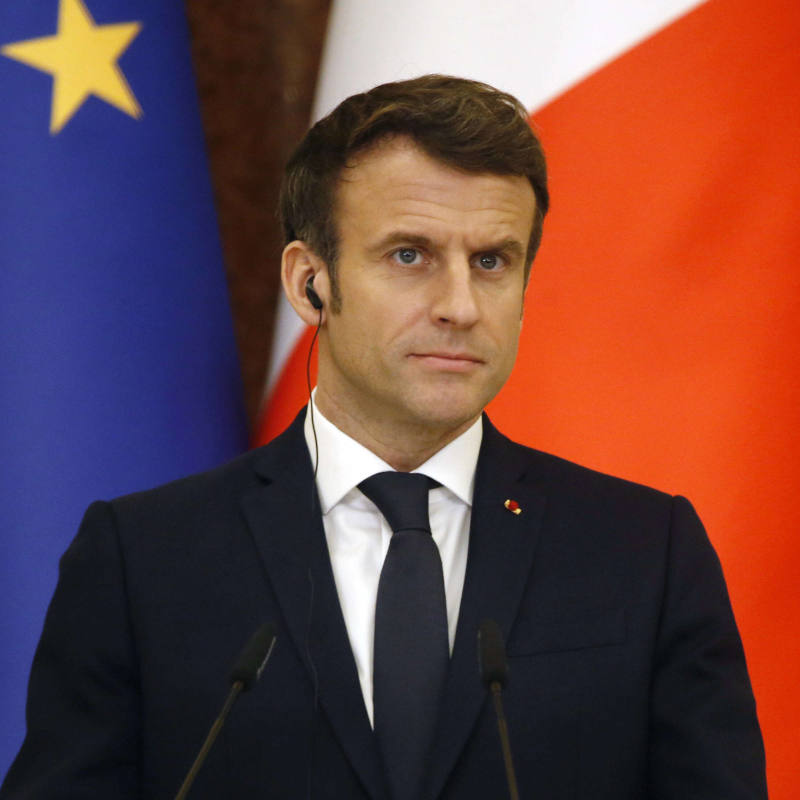
#> input picture world_leader_Image_classification/UI/images/Emmanuel_Macron.jpg, 2400 x 2400 px, found by its file name (shown at 1/3 size)
$ jupyter execute --allow-errors world_leader_classification.ipynb   (shell and % lines are left out)
#> lines starting #> are read from the running program, lines starting #| are printed output that depends on the picture
<h2 style='color:blue' align='center'>World Leaders Image Classification<h2>

Special thanks to Debjyoti Paul (My data scientist friend at Amazon) for help with this project

[cell 1]
import numpy as np
import cv2
import matplotlib
from matplotlib import pyplot as plt
print(" Test your jupyter file ")

<h3 style='color:purple'>(1) Preprocessing: Detect face and eyes</h3>

#### When we look at any image, most of the time we identify a person using a face. An image might contain multiple faces, also the face can be obstructed and not clear. The first step in our pre-processing pipeline is to detect faces from an image. Once face is detected, we will detect eyes, if two eyes are detected then only we keep that image otherwise discard it.</h4>

#### Now how do you detect face and eyes?

We will use haar cascade from opencv for this. Here is an article on this: https://opencv-python-tutroals.readthedocs.io/en/latest/py_tutorials/py_objdetect/py_face_detection/py_face_detection.html?highlight=haar

[cell 2]
img = cv2.imread("E:/World_leader_classification/model/test_images/Emmanuel_Macron.jpg")
#> img is the input picture: shape (2400, 2400, 3); mean B, G, R 64.9, 67.2, 107.9
img.shape  # get shape of image
#> Out = (2400, 2400, 3)

[cell 3]
plt.imshow(img)

[cell 4]
gray = cv2.cvtColor(img, cv2.COLOR_BGR2GRAY)
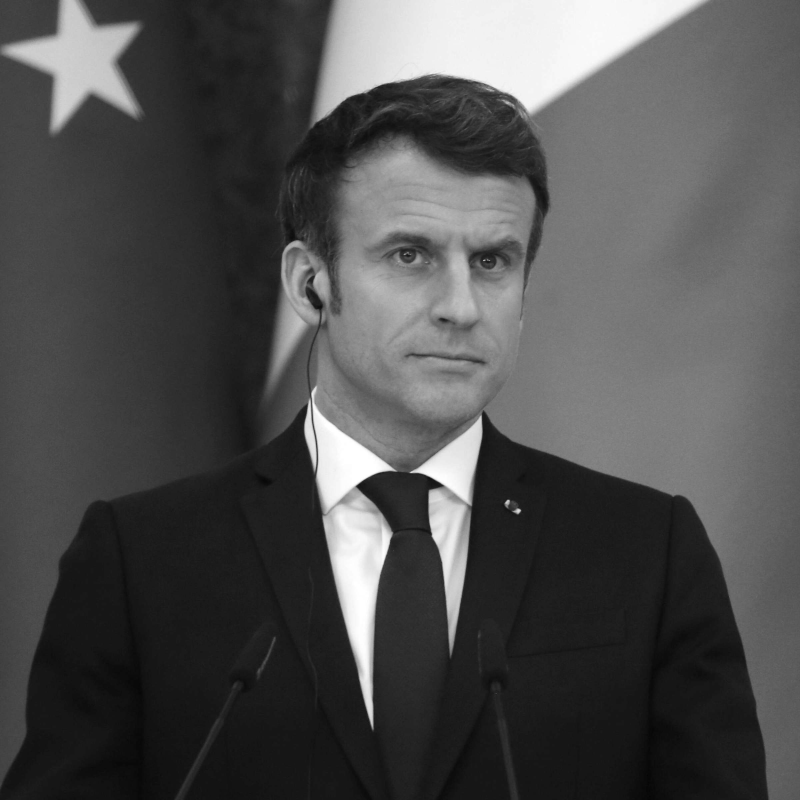
#> gray: shape (2400, 2400) (shown at 1/3 size); min 2, max 255, mean 79.1
gray.shape
#> Out = (2400, 2400)

[cell 5]
gray

[cell 6]
plt.imshow(gray, cmap='gray')

[cell 7]
face_cascade = cv2.CascadeClassifier('E:/World_leader_classification/model/opencv/haarcascades/haarcascade_frontalface_default.xml')
eye_cascade = cv2.CascadeClassifier('E:/World_leader_classification/model/opencv/haarcascades/haarcascade_eye.xml')

faces = face_cascade.detectMultiScale(gray, 1.3, 5)
#> faces = [[963, 474, 790, 790]]
faces  # this will give 4D value,-> Out[16]: array([[352,  38, 233, 233]], dtype=int32)indicate { x, y, width, heght}
#> Out = [[963, 474, 790, 790]]

[cell 8]
# Save the value axis wise
(x,y,w,h) = faces[0]
#> x = 963; y = 474; w = 790; h = 790
x,y,w,h
#> Out = (963, 474, 790, 790)

[cell 9]
# Draw an red color Box on Face of image
face_img = cv2.rectangle(img,(x,y),(x+w,y+h),(255,0,0),2)
plt.imshow(face_img)

[cell 10]
## Draw Box on eye image
cv2.destroyAllWindows()
for (x,y,w,h) in faces:
    face_img = cv2.rectangle(img,(x,y),(x+w,y+h),(255,0,0),2)
    roi_gray = gray[y:y+h, x:x+w]
    roi_color = face_img[y:y+h, x:x+w]
    eyes = eye_cascade.detectMultiScale(roi_gray)
    for (ex,ey,ew,eh) in eyes:
        cv2.rectangle(roi_color,(ex,ey),(ex+ew,ey+eh),(0,255,0),2)
#> this loop made 1 pass
#> pass 1, `roi_gray = gray[y:y+h, x:x+w]`:
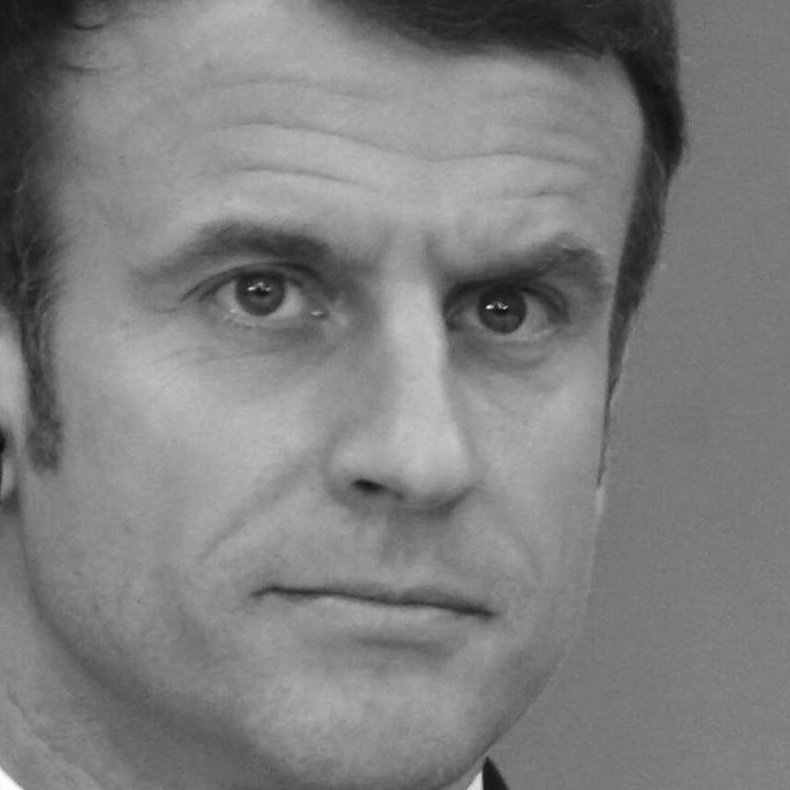
#> roi_gray: shape (790, 790); min 11, max 255, mean 125.9
#> after the loop:
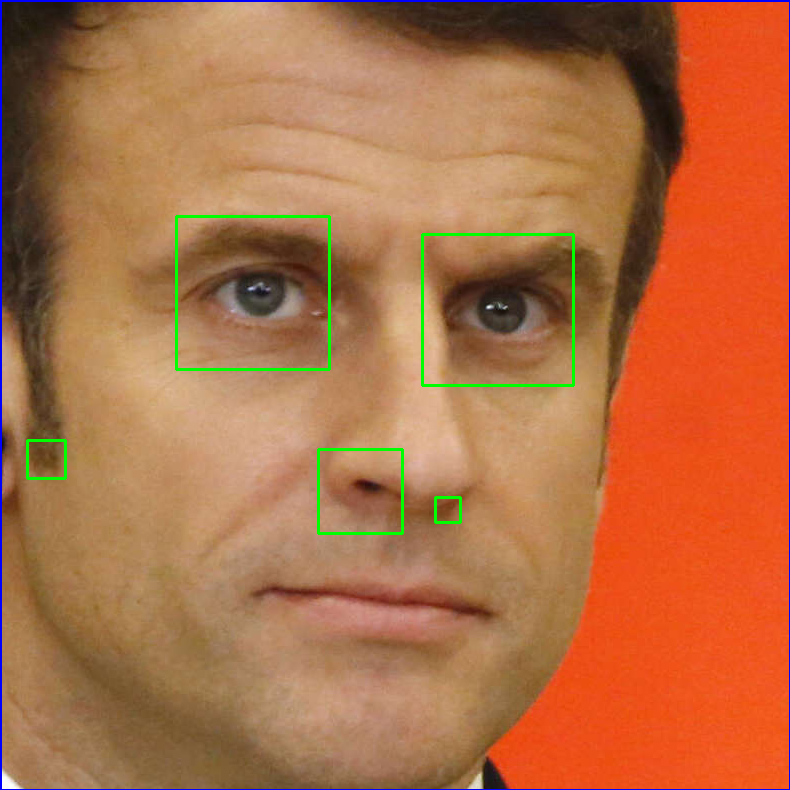
#> roi_color: shape (790, 790, 3); mean B, G, R 70.2, 110.9, 175.1


plt.figure()
plt.imshow(face_img, cmap='gray')
plt.show()

<h3 style='color:purple'>(2) Preprocessing: Crop the facial region of the image</h3>

[cell 11]
plt.imshow(roi_color, cmap='gray')

[cell 12]
# get eye shape size
cropped_img = np.array(roi_color)
cropped_img.shape
#> Out = (790, 790, 3)

<h3 style='color:purple'>(3) Preprocessing: Use wavelet transform as a feature for traning our model</h3>

#### In wavelet transformed image, you can see edges clearly and that can give us clues on various facial features such as eyes, nose, lips etc

### Wavelet transform

[cell 13]
import numpy as np
import pywt
import cv2

def w2d(img, mode='haar', level=1):
#> called with mode = 'db1', level = 5
    imArray = img
    #Datatype conversions
    #convert to grayscale
    imArray = cv2.cvtColor( imArray,cv2.COLOR_RGB2GRAY )
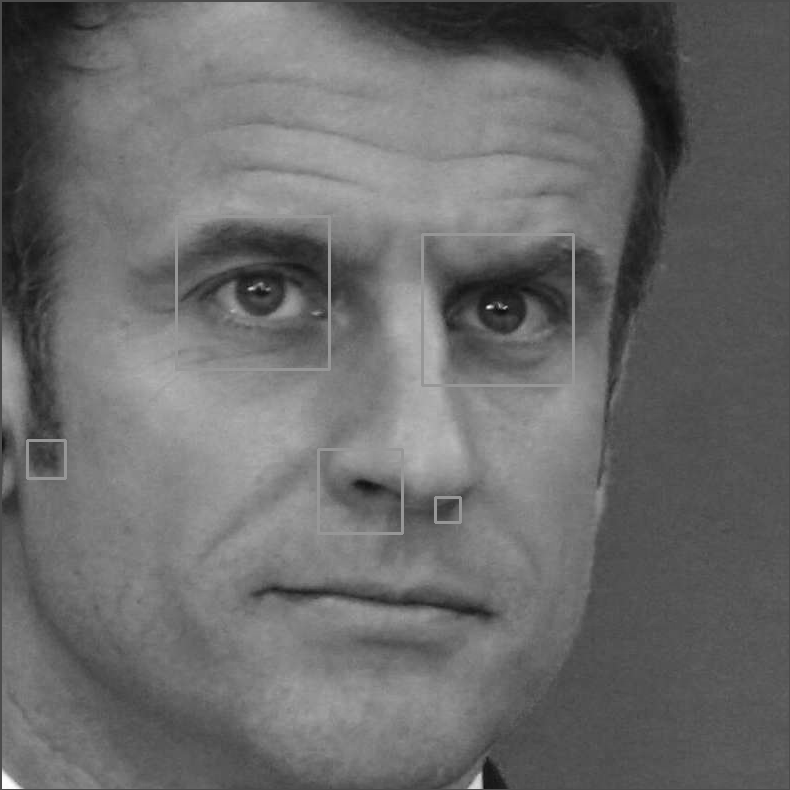
#> imArray: shape (790, 790); min 9, max 254, mean 106.1
    #convert to float
    imArray =  np.float32(imArray)
    imArray /= 255;
    # compute coefficients
    coeffs=pywt.wavedec2(imArray, mode, level=level)
#> coeffs = 6 items

    #Process Coefficients
    coeffs_H=list(coeffs)
#> coeffs_H = 6 items
    coeffs_H[0] *= 0;

    # reconstruction
    imArray_H=pywt.waverec2(coeffs_H, mode);
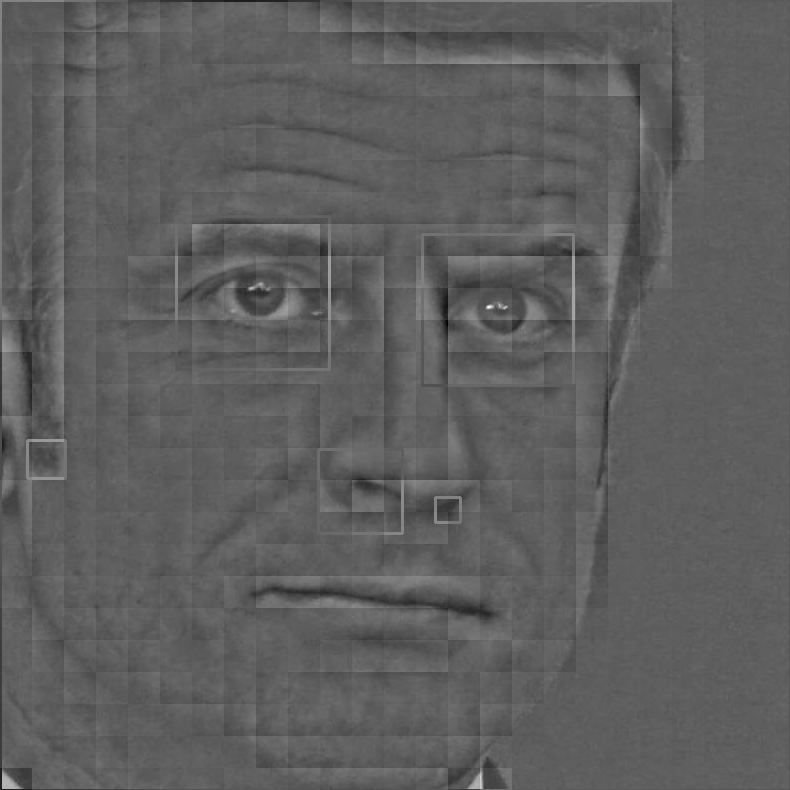
#> imArray_H: shape (790, 790) float32; min -0.448, max 0.762, mean 0.000223; drawn with min black and max white
    imArray_H *= 255;
    imArray_H =  np.uint8(imArray_H)
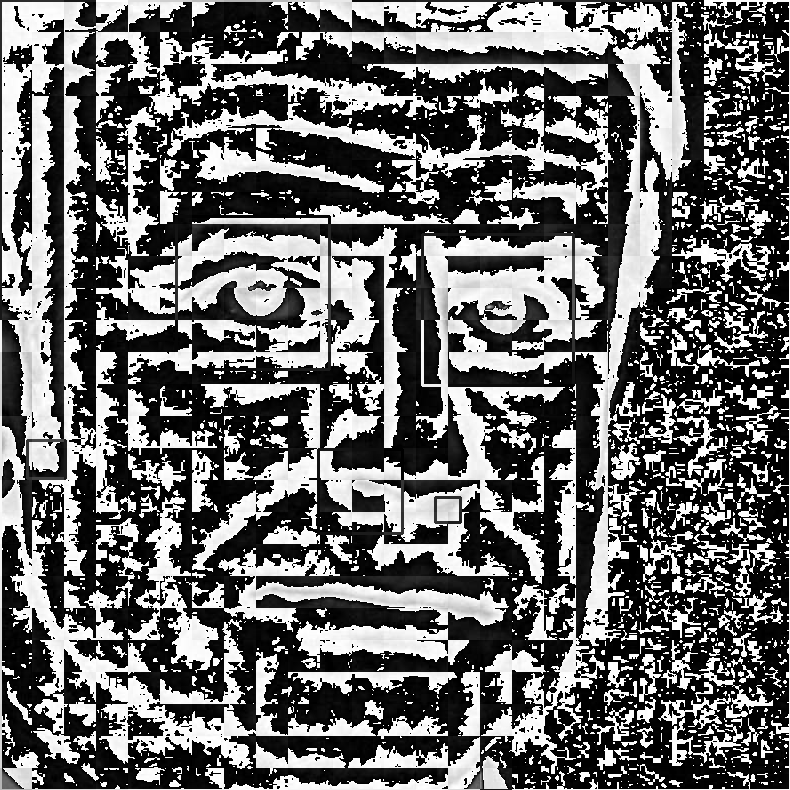
#> imArray_H: shape (790, 790); min 0, max 255, mean 105.4

    return imArray_H

[cell 14]
im_har = w2d(cropped_img,'db1',5)
plt.imshow(im_har, cmap='gray')

#### You can see above a wavelet transformed image that gives clues on facial features such as eyes, nose, lips etc. This along with raw pixel image can be used as an input for our classifier

<h3 style='color:purple'>(3) Preprocessing: Load image, detect face. If eyes >=2, then save and crop the face region</h3>

####  Lets write a python function that can take input image and returns cropped image (if face and eyes >=2 are detected)

[cell 15]
### defined function for crop Face

def get_cropped_image_if_2_eyes(image_path):
    img = cv2.imread(image_path)
    gray = cv2.cvtColor(img, cv2.COLOR_BGR2GRAY)
    faces = face_cascade.detectMultiScale(gray, 1.3, 5)
#> faces = [[963, 474, 790, 790]]
    for (x,y,w,h) in faces:
        roi_gray = gray[y:y+h, x:x+w]
        roi_color = img[y:y+h, x:x+w]
        eyes = eye_cascade.detectMultiScale(roi_gray)
        if len(eyes) >= 2:
            return roi_color

[cell 16]
## original image
original_image = cv2.imread("E:/World_leader_classification/model/test_images/Emmanuel_Macron.jpg")
plt.imshow(original_image)

[cell 17]
## Get only crop image
cropped_image = get_cropped_image_if_2_eyes("E:/World_leader_classification/model/test_images/Emmanuel_Macron.jpg")
plt.imshow(cropped_image)

**In below image face is not very clear and it doesn't have two eyes clearly visible**

[cell 18]
## original image
org_image_obstructed = cv2.imread("E:/World_leader_classification/model/test_images/Sheikh_Hasina.jpg")
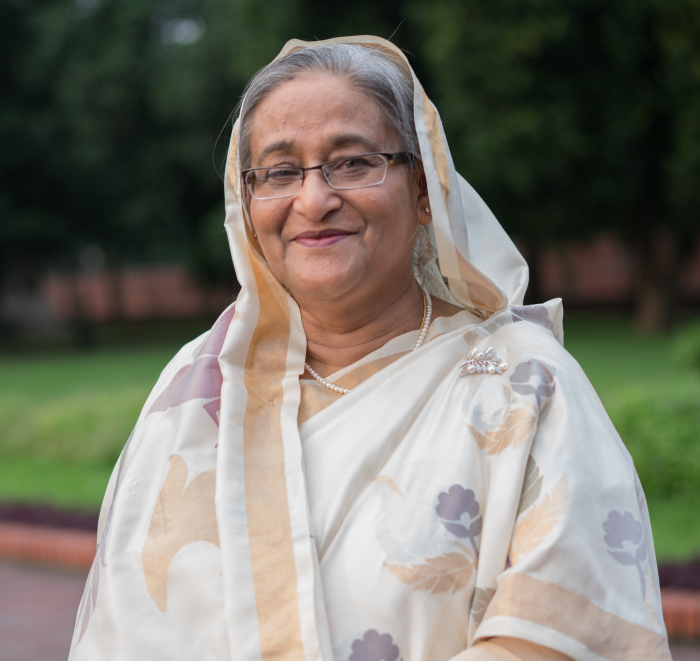
#> input picture world_leader_Image_classification/UI/images/Sheikh_Hasina.jpg, 1400 x 1322 px, found by its file name (shown at 1/2 size)
#> org_image_obstructed is the input picture: shape (1322, 1400, 3); mean B, G, R 107.5, 118.9, 121.3
plt.imshow(org_image_obstructed)

#> (a cell that did not finish here is left out)

**Above cropped_image_no_2_eyes is None which means we should ignore this image and we will not use such image for model training**

[cell 20]
###   save all crop eye from in´mages in the sub folder as per serial/ label wise
## create crop folder in current directory folder
path_to_data = "E:/World_leader_classification/model/dataset/"
path_to_cr_data = "E:/World_leader_classification/model/cropped/"

[cell 21]
## create python list via os , so that, can create sub folder in the mention path
import os
img_dirs = []
#> (the rest of this cell did not finish here and is left out)

[cell 22]
# print the all subdirectory vaiables
img_dirs

**Go through all images in dataset folder and create cropped images for them. There will be cropped folder inside dataset folder after you run this code**

[cell 23]
# create sub crop folder in current dataset folder
import shutil
if os.path.exists(path_to_cr_data):
     shutil.rmtree(path_to_cr_data)
os.mkdir(path_to_cr_data)           ## os.makedir() create folder

[cell 24]
## iterarte all image directory and create folder name as per celebraty, finally crop eye from all images.
cropped_image_dirs = []
celebrity_file_names_dict = {}
for img_dir in img_dirs:
    count = 1
    celebrity_name = img_dir.split('/')[-1]

     # upto here just create subfolder name.
    # Now below loop will give you crop eye image in those subfolder
    celebrity_file_names_dict[celebrity_name] = []
    for entry in os.scandir(img_dir):
        roi_color = get_cropped_image_if_2_eyes(entry.path)       # get crop face image as label/ serial wise
        if roi_color is not None:
            cropped_folder = path_to_cr_data + celebrity_name
            if not os.path.exists(cropped_folder):
                os.makedirs(cropped_folder)
                cropped_image_dirs.append(cropped_folder)
                print("Generating cropped images in folder: ",cropped_folder)
            cropped_file_name = celebrity_name + str(count) + ".png"
            cropped_file_path = cropped_folder + "/" + cropped_file_name
            cv2.imwrite(cropped_file_path, roi_color)             # write image
            celebrity_file_names_dict[celebrity_name].append(cropped_file_path)  ### create dictionary for label images
            count += 1

### Now you should have cropped folder under datasets folder that contains cropped images

### Manually examine cropped folder and delete any unwanted images

[cell 25]
### This dictinany give us all crop image
celebrity_file_names_dict = {}
###  This dictionary will use in next model, It contains model name wise dicrionary and List of all crop image.###

for img_dir in cropped_image_dirs:
    celebrity_name = img_dir.split('/')[-1]
    file_list = []
    for entry in os.scandir(img_dir):
        file_list.append(entry.path)
    celebrity_file_names_dict[celebrity_name] = file_list
celebrity_file_names_dict

[cell 26]
### Assiagn celebratiy name into number wise
class_dict = {}
count = 0
for celebrity_name in celebrity_file_names_dict.keys():
    class_dict[celebrity_name] = count
    count = count + 1
class_dict
